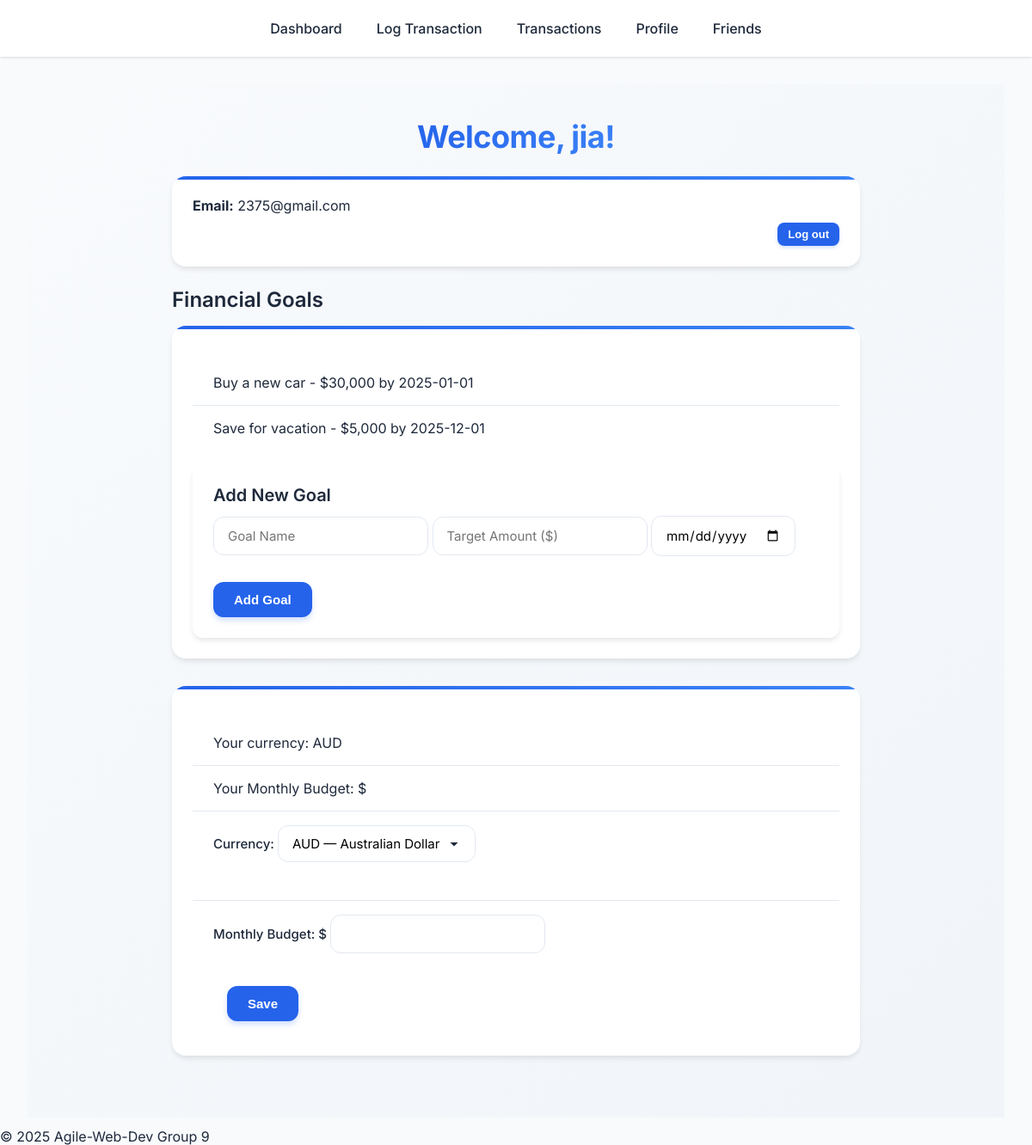
Screenshot of /profile (signed in) with the database file from the repository.
### app/models.py (models this page shows)
class User(db.Model, UserMixin):
    __tablename__ = 'users'
    id       = db.Column(db.Integer, primary_key=True)
    username = db.Column(db.String(150), unique=True, nullable=False)
    email    = db.Column(db.String(150), unique=True, nullable=False)
    password = db.Column(db.String(150), nullable=False)
    settings  = db.relationship(
        'UserSettings',
        uselist=False,
        back_populates='user',
        cascade='all, delete-orphan'
    )
    transactions = db.relationship(
        'Transaction',
        back_populates='user',
        lazy='dynamic',
        cascade='all, delete-orphan'
    )
    friends = db.relationship(
        "User",
        secondary=friends_table,
        primaryjoin=(friends_table.c.user_id    == id),
        secondaryjoin=(friends_table.c.friend_id == id),
        backref="friended_by",
        lazy="dynamic"
    )

class UserSettings(db.Model):
    __tablename__ = 'user_settings'
    user_id         = db.Column(
        db.Integer,
        db.ForeignKey('users.id', ondelete='CASCADE'),
        primary_key=True
    )
    monthly_budget = db.Column(db.Numeric(10,2), nullable=False, default=0.00)
    currency       = db.Column(db.String(3), nullable=False, default='AUD')
    timezone       = db.Column(db.String(50), nullable=False, default='Australia/Perth')
    user            = db.relationship(
        'User',
        back_populates='settings',
        uselist=False
    )

### app/routes.py (the view)
@main.route('/profile')
@login_required
def profile():
    logout_form = LogoutForm()
    return render_template('profile.html',logout_form=logout_form)

### app/forms.py
class LogoutForm(FlaskForm):
    submit = SubmitField('Log out')

### app/__init__.py (called while the page is built)
def create_app():
    app = Flask(__name__)
    app.config.from_object('config.Config')
    CSRFProtect(app)
    db.init_app(app)
    migrate.init_app(app, db)
    login_manager.init_app(app)
    bcrypt.init_app(app)
    with app.app_context():
        alembic_upgrade()
    from .models import User
    @login_manager.user_loader
    def load_user(user_id):
        return User.query.get(int(user_id))
    from .routes import main
    app.register_blueprint(main)
    return app

### app/templates/profile.html (shortened to what this page needs)
{% extends "base.html" %}
{% block content %}
<div class="page-container">
  <h1>Welcome, {{ current_user.username }}!</h1>
  <div class="card">
    <p><strong>Email:</strong> {{ current_user.email }}</p>
    <form action="{{ url_for('main.logout') }}" method="post" style="text-align: right; margin-top: 10px;">
      {{ logout_form.submit(class="button-small") }}
    </form>
  </div>
  <div class="profile-content-container">
  <section class="profile-section">
    <h2>Financial Goals</h2>
    <div class="card">
      <div class="goal-list" id="goal-list">
        <div class="goal-item">Buy a new car - $30,000 by 2025-01-01</div>
        <div class="goal-item">Save for vacation - $5,000 by 2025-12-01</div>
      </div>
      <form class="add-form" onsubmit="addGoal(event)">
        <h3 class="section-title">Add New Goal</h3>
        <input type="text" id="goal-name" placeholder="Goal Name" class="input-box" required>
        <input type="number" id="target-amount" placeholder="Target Amount ($)" class="input-box" required>
        <input type="date" id="target-date" class="input-box" required>
        <button type="submit" class="button">Add Goal</button>
      </form>
    </div>
  </section>
  <section class="profile-section">
    <div class="card">
      <div class="goal-list" id="goal-list">
        <div class=" goal-item">Your currency:
        <span id="current-currency">{{ current_user.settings.currency }}</span>
        </div>
        <div class=" goal-item">Your Monthly Budget:
          $
        </div>
        <div class = "goal-item">
          <label>
            Currency:
            <select id="currency-select" class="input-box">
              {% for code,name in [('AUD','Australian Dollar'),('USD','US Dollar'),('EUR','Euro')] %}
                <option value="{{ code }}" {% if current_user.currency==code %}selected{% endif %}>
                  {{ code }} — {{ name }}
                </option>
              {% endfor %}
            </select>
          </label>
        </div>
        <div class="goal-item">
          <label >
          Monthly Budget: $
            <input id="budget-input" type="number" min="0" step="0.01"
                  class="input-box"
                  value="{{ current_user.budget }}">
          </label>
          <button id="save-settings" class="btn" style="margin-left:1rem">
            Save
          </button>
        </div>
      </div>
    </div>
  </section>
  {% endblock %}

### app/static/css/main.css (style rules this page uses)
:root { --primary: #2563eb; --primary-dark: #1d4ed8; --secondary: #64748b; --accent: #3b82f6; --success: #10b981; --warning: #f59e0b; --danger: #ef4444; --background: #f8fafc; --white: #ffffff; --text-primary: #1e293b; --text-secondary: #475569; --shadow-sm: 0 1px 3px rgba(0,0,0,0.12); --shadow-md: 0 4px 6px -1px rgba(0,0,0,0.1); --shadow-lg: 0 10px 15px -3px rgba(0,0,0,0.1); }
* { box-sizing: border-box; margin: 0; padding: 0; }
body { margin: 0; font-family: 'Inter', sans-serif; background: var(--background); color: var(--text-primary); }
.page-container { padding: 40px 60px; position: relative; display: flex; flex-direction: column; align-items: center; background: linear-gradient(135deg, #f8fafc 0%, #f1f5f9 100%); min-height: 80vh; }
h1 { font-size: 36px; background: linear-gradient(135deg, var(--primary) 0%, var(--accent) 100%); background-clip: text; -webkit-background-clip: text; -webkit-text-fill-color: transparent; font-weight: 700; margin-bottom: 24px; letter-spacing: -0.5px; line-height: 1.2; text-align: center; position: relative; z-index: 1; }
h2 { font-size: 24px; color: var(--text-primary); font-weight: 600; margin-bottom: 16px; }
h3 { font-size: 20px; color: var(--text-primary); font-weight: 600; margin-bottom: 12px; }
.card { background-color: var(--white); border-radius: 16px; padding: 24px; box-shadow: var(--shadow-md); margin-bottom: 24px; width: 100%; max-width: 800px; position: relative; overflow: hidden; }
.card::before { content: ''; position: absolute; top: 0; left: 0; width: 100%; height: 4px; background: linear-gradient(90deg, var(--primary) 0%, var(--accent) 100%); }
label { display: block; margin-bottom: 8px; font-weight: 500; color: var(--text-primary); font-size: 15px; }
.input-box { margin-bottom: 20px; padding: 12px 16px; border: 1px solid #e2e8f0; border-radius: 12px; background: var(--white); font-family: 'Inter', sans-serif; font-size: 15px; transition: all 0.2s ease; }
select.input-box { background-repeat: no-repeat; background-position: right 16px center; appearance: none; padding-right: 40px; }
.button, button[type="submit"], .btn { padding: 12px 24px; border: none; background-color: var(--primary); color: var(--white); font-size: 15px; font-weight: 600; border-radius: 12px; cursor: pointer; transition: all 0.2s cubic-bezier(0.4, 0, 0.2, 1); box-shadow: 0 4px 6px rgba(37, 99, 235, 0.2); margin-top: 10px; }
.button-small { padding: 6px 12px; border: none; background-color: var(--primary); color: var(--white); font-size: 13px; font-weight: 600; border-radius: 8px; cursor: pointer; transition: all 0.2s cubic-bezier(0.4, 0, 0.2, 1); box-shadow: 0 2px 4px rgba(37, 99, 235, 0.2); }
.profile-section { margin-bottom: 32px; width: 100%; max-width: 800px; }
.friend-list, .goal-list { margin-top: 16px; background-color: var(--white); border-radius: 12px; overflow: hidden; }
.friend-item, .goal-item { padding: 16px 24px; border-bottom: 1px solid #e2e8f0; transition: all 0.2s ease; }
.friend-item:last-child, .goal-item:last-child { border-bottom: none; }
.add-form { margin-top: 16px; padding: 24px; background-color: var(--white); border-radius: 12px; position: relative; box-shadow: var(--shadow-md); }

### rows the page displays
User: username "jia", email "2375@gmail.com"
UserSettings: settings.currency "AUD"

### other values shown
form field value "AUD — Australian Dollar"
